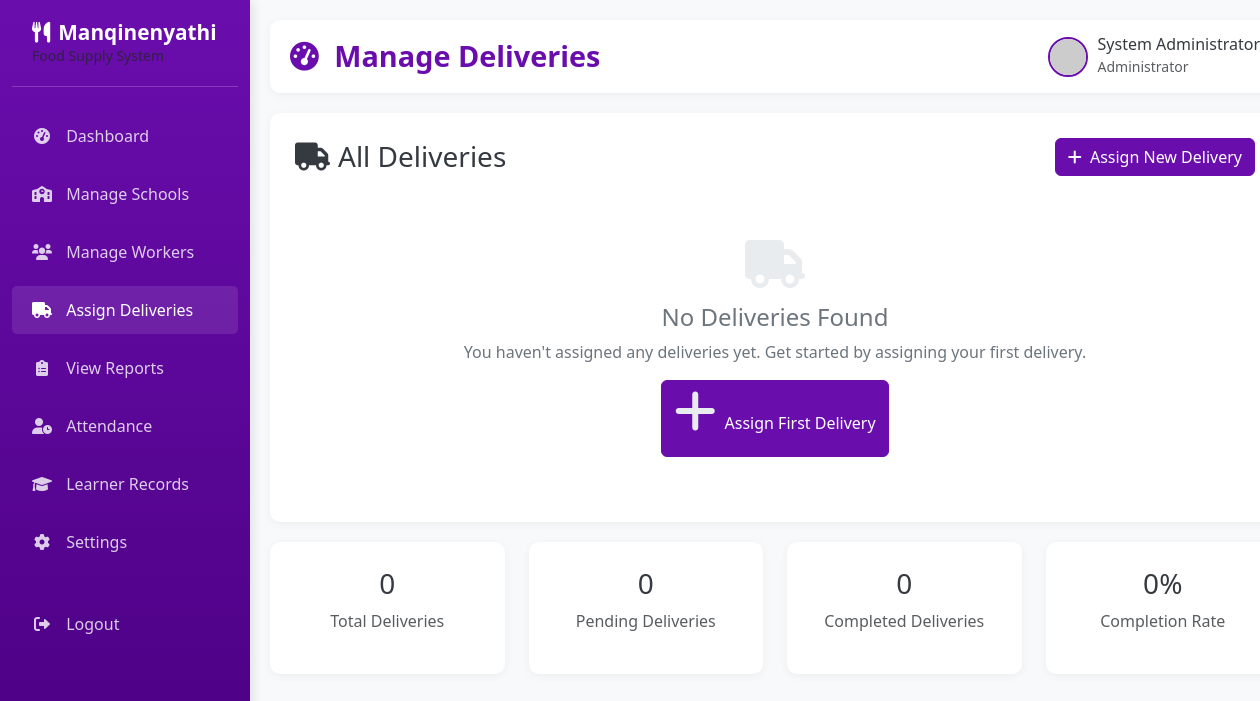
The page /admin/deliveries (signed in) on the database as committed earlier.
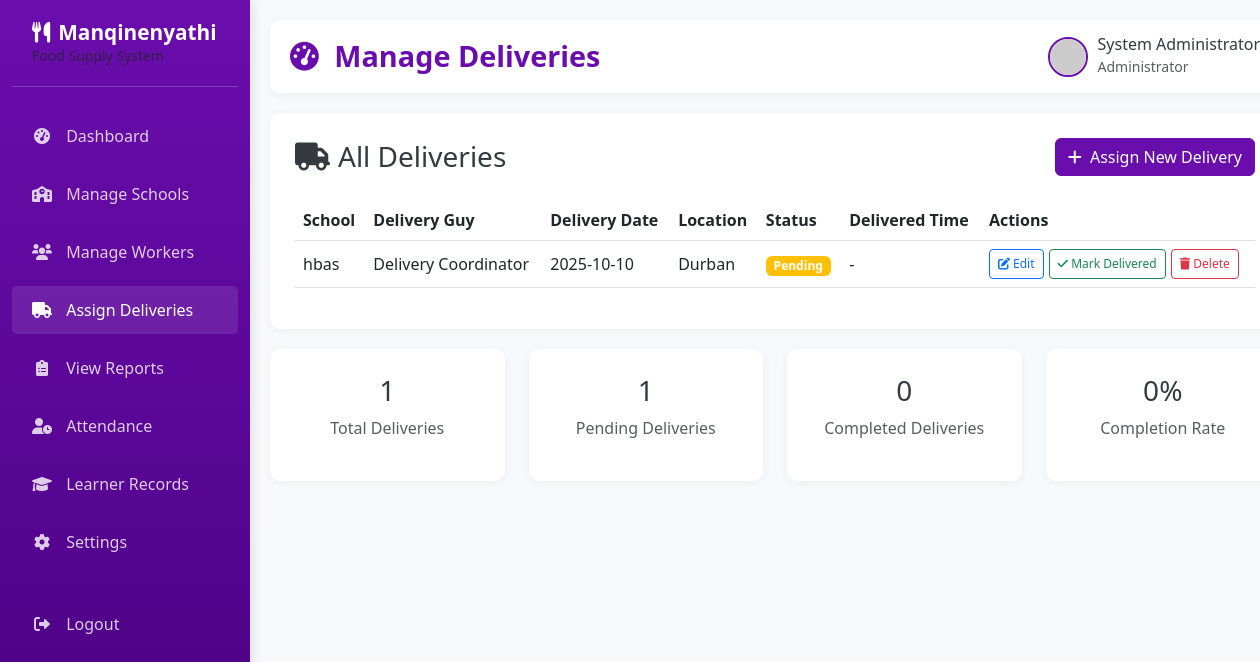
The same page on the database as committed later.
### app.py (models this page shows, shortened)
class Delivery(db.Model):
    __tablename__ = 'deliveries'
    delivery_id = db.Column(db.Integer, primary_key=True)
    school_id = db.Column(db.Integer, db.ForeignKey('schools.school_id'), nullable=False)
    delivery_date = db.Column(db.Date, nullable=False)
    location = db.Column(db.String(150), nullable=False)
    delivery_guy_id = db.Column(db.Integer, db.ForeignKey('users.user_id'), nullable=False)
    status = db.Column(db.Enum('Pending', 'Delivered'), default='Pending')
    delivered_time = db.Column(db.DateTime)
    remarks = db.Column(db.Text)
    created_at = db.Column(db.DateTime, default=datetime.utcnow)

class School(db.Model):
    __tablename__ = 'schools'
    school_id = db.Column(db.Integer, primary_key=True)
    school_name = db.Column(db.String(150), nullable=False)
    location = db.Column(db.String(150), nullable=False)
    contact_person = db.Column(db.String(100), nullable=False)
    contact_number = db.Column(db.String(20), nullable=False)
    created_at = db.Column(db.DateTime, default=datetime.utcnow)
    deliveries = db.relationship('Delivery', backref='school')
    attendance = db.relationship('Attendance', backref='school')
    learners = db.relationship('Learner', backref='school')

class User(db.Model):
    __tablename__ = 'users'
    user_id = db.Column(db.Integer, primary_key=True)
    full_name = db.Column(db.String(100), nullable=False)
    email = db.Column(db.String(100), unique=True, nullable=False)
    password = db.Column(db.String(255), nullable=False)
    role = db.Column(db.Enum('admin', 'cooker', 'delivery'), nullable=False)
    phone = db.Column(db.String(20))
    created_at = db.Column(db.DateTime, default=datetime.utcnow)
    deliveries = db.relationship('Delivery', backref='delivery_guy', foreign_keys='Delivery.delivery_guy_id')
    attendance = db.relationship('Attendance', backref='cooker', foreign_keys='Attendance.cooker_id')
    learners = db.relationship('Learner', backref='cooker', foreign_keys='Learner.cooker_id')

### app.py (the view)
@app.route('/admin/deliveries')
def manage_deliveries():
    if session.get('role') != 'admin':
        return redirect(url_for('home'))
    deliveries = Delivery.query.order_by(Delivery.delivery_date.desc()).all()
    return render_template('manage_deliveries.html', deliveries=deliveries)

### templates/manage_deliveries.html (shortened to what the changed rows need)
{% extends "admin_base.html" %}
{% block page_title %}Manage Deliveries{% endblock %}
{% block content %}
<div class="content-card">
    {% if deliveries %}
    <div class="table-responsive">
        <table class="table table-hover">
            <thead>
                <tr>
                    <th>School</th>
                    <th>Delivery Guy</th>
                    <th>Delivery Date</th>
                    <th>Location</th>
                    <th>Status</th>
                    <th>Delivered Time</th>
                    <th>Actions</th>
                </tr>
            </thead>
            <tbody>
                {% for delivery in deliveries %}
                <tr>
                    <td>{{ delivery.school.school_name }}</td>
                    <td>{{ delivery.delivery_guy.full_name }}</td>
                    <td>{{ delivery.delivery_date.strftime('%Y-%m-%d') }}</td>
                    <td>{{ delivery.location }}</td>
                    <td>
                        <span class="badge {% if delivery.status == 'Delivered' %}bg-success{% else %}bg-warning{% endif %}">
                            {{ delivery.status }}
                        </span>
                    </td>
                    <td>
                        {% if delivery.delivered_time %}
                            {{ delivery.delivered_time.strftime('%Y-%m-%d %H:%M') }}
                        {% else %}
                            -
                        {% endif %}
                    </td>
                    <td>
                        <div class="action-buttons">
                            <a href="{{ url_for('edit_delivery', delivery_id=delivery.delivery_id) }}" class="btn btn-outline-primary btn-sm">
                                <i class="fas fa-edit"></i> Edit
                            </a>
                            {% if delivery.status == 'Pending' %}
                            <form action="{{ url_for('mark_delivery_delivered', delivery_id=delivery.delivery_id) }}" method="POST" class="d-inline">
                                <button type="submit" class="btn btn-outline-success btn-sm" onclick="return confirm('Mark this delivery as delivered?')">
                                    <i class="fas fa-check"></i> Mark Delivered
                                </button>
                            </form>
                            {% endif %}
                            <form action="{{ url_for('delete_delivery', delivery_id=delivery.delivery_id) }}" method="POST" class="d-inline">
                                <button type="submit" class="btn btn-outline-danger btn-sm" onclick="return confirm('Are you sure you want to delete this delivery assignment?')">
                                    <i class="fas fa-trash"></i> Delete
                                </button>
                            </form>
                        </div>
                    </td>
                </tr>
                {% endfor %}
            </tbody>
        </table>
    </div>
    {% else %}
    <div class="empty-state">
        <i class="fas fa-truck"></i>
        <h4>No Deliveries Found</h4>
        <p>You haven't assigned any deliveries yet. Get started by assigning your first delivery.</p>
        <a href="{{ url_for('assign_delivery') }}" class="btn btn-primary">
            <i class="fas fa-plus me-1"></i> Assign First Delivery
        </a>
    </div>
    {% endif %}
</div>
<div class="row">
    <div class="col-md-3">
        <div class="content-card text-center">
            <h3>{{ deliveries|length }}</h3>
            <p class="text-muted">Total Deliveries</p>
        </div>
    </div>
    <div class="col-md-3">
        <div class="content-card text-center">
            <h3>{{ deliveries|selectattr('status', 'equalto', 'Pending')|list|length }}</h3>
            <p class="text-muted">Pending Deliveries</p>
        </div>
    </div>
</div>
{% endblock %}

Rows that differ between the two databases and show on the page:
added Delivery: school.school_name "hbas", delivery_guy.full_name "Delivery Coordinator", delivery_date "2025-10-10", location "Durban", status "Pending"
Other text that changed with them:
{{ deliveries|length }}: "0" → "1"
{{ deliveries|selectattr('status', 'equalto', 'Pending')|list|length }}: "0" → "1"
text no longer shown: "No Deliveries Found You haven't assigned any deliveries yet. Get started by assigning your first delivery. Assign First Delivery"
text now shown: "School Delivery Guy Delivery Date Location Status Delivered Time Actions"
